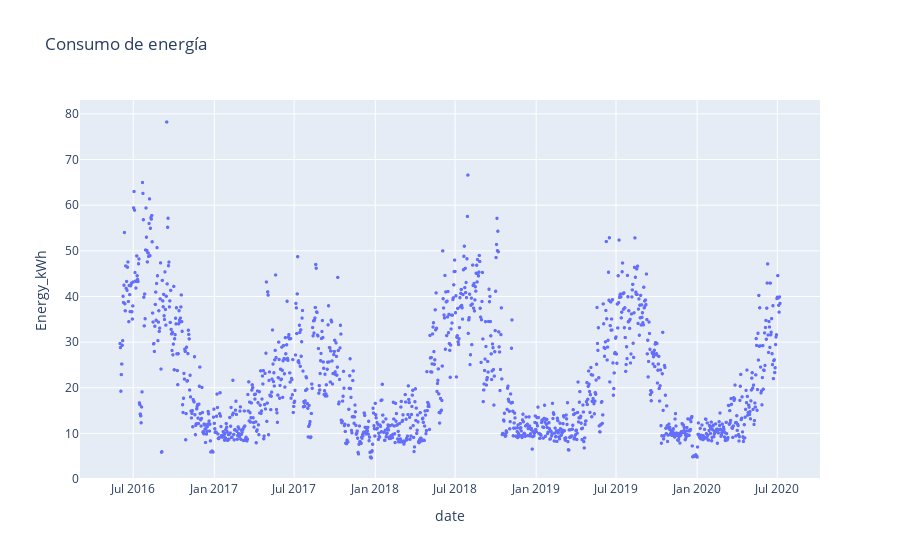

Write notebook code for a chart like this one.
### Markdown cell above
**Respuesta**:

### Code cell
df = pd.read_csv('energia_homero.csv')
df['date'] = pd.to_datetime(df['date'])

fig = px.scatter(df, x = df.date, y=df.Energy_kWh, title='Consumo de energía')
fig.update_traces(marker=dict(size=3.5))
fig.show()

### Figure 1 — Plotly figure (JSON) as saved in the notebook; plotly's stock layout.template omitted (floating-point values rounded to 4 significant figures; data arrays with more than 128 entries replaced by an {"elided": "..."} marker saying what was removed)
{"data": [{"hovertemplate": "date=%{x}<br>Energy_kWh=%{y}<extra></extra>", "legendgroup": "", "marker": {"color": "#636efa", "size": 3.5, "symbol": "circle"}, "mode": "markers", "name": "", "showlegend": false, "type": "scattergl", "x": {"elided": "1498 str values"}, "xaxis": "x", "y": {"elided": "1498 float values"}, "yaxis": "y"}], "layout": {"legend": {"tracegroupgap": 0}, "title": {"text": "Consumo de energía"}, "xaxis": {"anchor": "y", "domain": [0, 1], "title": {"text": "date"}}, "yaxis": {"anchor": "x", "domain": [0, 1], "title": {"text": "Energy_kWh"}}}}
